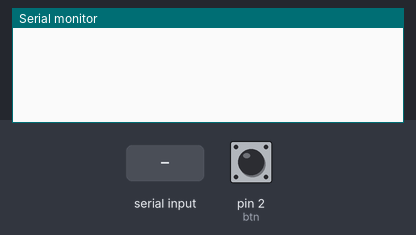
Recording of a sketch running on a simulated Arduino Uno, built with avr-gcc and run on an emulated ATmega328P. Parts: the last lines printed to the serial monitor. The test bench sets the inputs (shaded band); at power-on: pin 2 (btn) LOW.

Above: at 1.2 s.
1.3 s: "90,45\n" received over Serial
At 2.1 s:
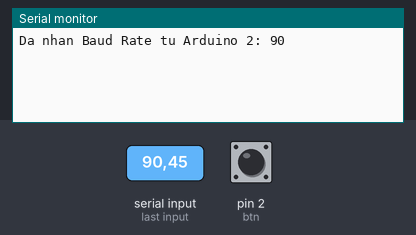
2.8 s: pin 2 (btn) pulled HIGH for 1 s
At 5.0 s:
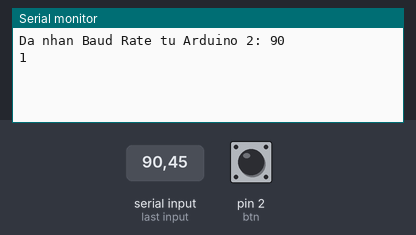
5.3 s: pin 2 (btn) pulled HIGH for 0.15 s
At 6.8 s:
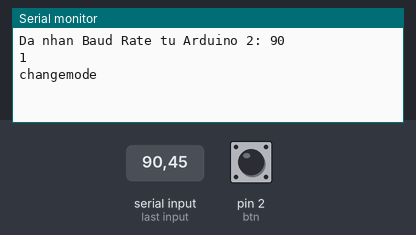

The sketch:

Buoi2-bai2.ino
```cpp
const int btn = 2;// cấu hình nút nhấn cho chân 2
int current_baudrate = 9600;
bool mode = false;// trạng
unsigned long thoiDiemBatDauNhan = 0;

void setup() {
  Serial.begin(current_baudrate);
  pinMode(btn, INPUT); // nút nhấn kéo xuống
}

void loop() {
  static int lastButtonState = LOW;
  int buttonState = digitalRead(btn);

  // PHÁT HIỆN NHẤN
  if (buttonState == HIGH && lastButtonState == LOW) {
    thoiDiemBatDauNhan = millis();
  }

  // PHÁT HIỆN NHẢ NÚT
  if (buttonState == LOW && lastButtonState == HIGH) {
    unsigned long thoiGianNhan = millis() - thoiDiemBatDauNhan;

    if (thoiGianNhan >= 1000) { // nhấn >1s -> bật/ tắt chế độ cấu hình
      mode = !mode;
      Serial.print(mode ? "1\n" : "0\n");
    }
    else if (thoiGianNhan > 50 && mode) { // nhấn ngắn -> đổi baud
      Serial.println("changemode");      // gửi lệnh đổi baud
      // Chờ ACK từ Arduino 2
      unsigned long startWait = millis();
      while (millis() - startWait < 1000) { // tối đa 1mls chờ
        if (Serial.available() > 0) {
          String confirm = Serial.readStringUntil('\n');
          confirm.trim();
          if (confirm == "OK") {
            // Đổi baud sau khi Arduino 2 đã xác nhận
            if (current_baudrate == 9600) current_baudrate = 115200;
            else current_baudrate = 9600;
            Serial.end();
            Serial.begin(current_baudrate);
            break;
          }
        }
      }
    }
  }

  lastButtonState = buttonState;

  // Nhận dữ liệu từ Arduino 2 (ví dụ: báo Baud hiện tại)
  if (Serial.available() > 0) {
    String receivedData = Serial.readStringUntil('\n');
    receivedData.trim();
    if (!mode && receivedData.length() > 0 && isDigit(receivedData[0])) {
      current_baudrate = receivedData.toInt();
      Serial.print("Da nhan Baud Rate tu Arduino 2: ");
      Serial.println(current_baudrate);
    }
  }
}
```

Measured:
- after the input at 1.3 s, the serial monitor: prints a new line at once (image 1)
- after the input at 2.8 s, the serial monitor: prints a new line after 1.0 s (image 2)
- after the input at 5.3 s, the serial monitor: prints a new line after 0.15 s (image 3)
